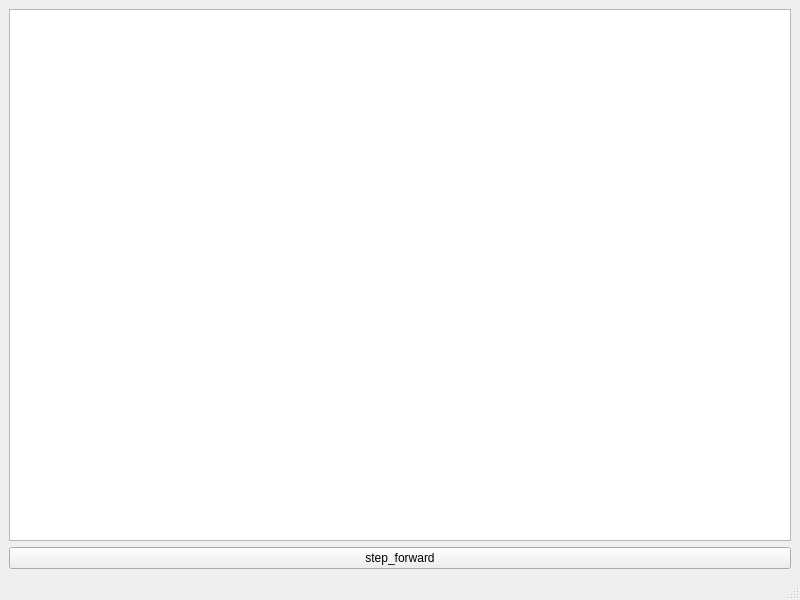
<?xml version="1.0" encoding="UTF-8"?>
<ui version="4.0">
 <class>MainWindow</class>
 <widget class="QMainWindow" name="MainWindow">
  <property name="geometry">
   <rect>
    <x>0</x>
    <y>0</y>
    <width>800</width>
    <height>600</height>
   </rect>
  </property>
  <property name="windowTitle">
   <string>MainWindow</string>
  </property>
  <widget class="QWidget" name="centralwidget">
   <layout class="QVBoxLayout" name="verticalLayout">
    <item>
     <widget class="QGraphicsView" name="graphicsView"/>
    </item>
    <item>
     <widget class="QPushButton" name="pushButton">
      <property name="text">
       <string>step_forward</string>
      </property>
     </widget>
    </item>
   </layout>
  </widget>
  <widget class="QMenuBar" name="menubar">
   <property name="geometry">
    <rect>
     <x>0</x>
     <y>0</y>
     <width>800</width>
     <height>22</height>
    </rect>
   </property>
  </widget>
  <widget class="QStatusBar" name="statusbar"/>
 </widget>
 <resources/>
 <connections/>
</ui>
